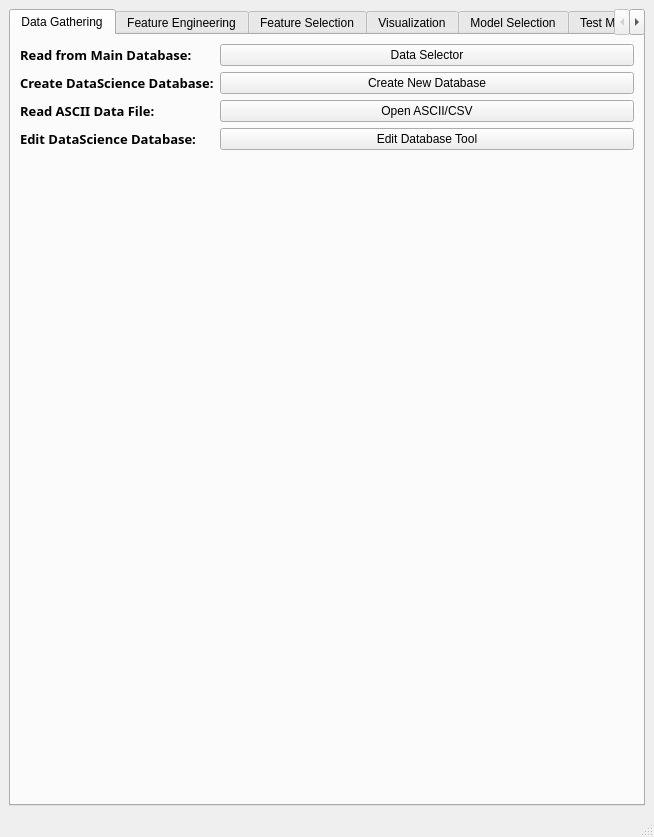
<?xml version="1.0" encoding="UTF-8"?>
<ui version="4.0">
 <class>DataScience_Main</class>
 <widget class="QMainWindow" name="DataScience_Main">
  <property name="geometry">
   <rect>
    <x>0</x>
    <y>0</y>
    <width>654</width>
    <height>837</height>
   </rect>
  </property>
  <property name="windowTitle">
   <string>Data Science Window</string>
  </property>
  <widget class="QWidget" name="centralwidget">
   <layout class="QVBoxLayout" name="verticalLayout_2">
    <item>
     <widget class="QTabWidget" name="tabWidget">
      <property name="font">
       <font>
        <pointsize>9</pointsize>
       </font>
      </property>
      <property name="currentIndex">
       <number>0</number>
      </property>
      <widget class="QWidget" name="DScGatheringTab">
       <attribute name="title">
        <string>Data Gathering</string>
       </attribute>
       <layout class="QFormLayout" name="formLayout">
        <item row="0" column="0">
         <widget class="QLabel" name="label">
          <property name="font">
           <font>
            <family>Arial Black</family>
            <pointsize>10</pointsize>
            <weight>75</weight>
            <bold>true</bold>
           </font>
          </property>
          <property name="text">
           <string>Read from Main Database:</string>
          </property>
         </widget>
        </item>
        <item row="0" column="1">
         <widget class="QPushButton" name="DScReadMainDatabaseButton">
          <property name="text">
           <string>Data Selector</string>
          </property>
         </widget>
        </item>
        <item row="1" column="0">
         <widget class="QLabel" name="label_2">
          <property name="font">
           <font>
            <family>Arial Black</family>
            <pointsize>10</pointsize>
            <weight>75</weight>
            <bold>true</bold>
           </font>
          </property>
          <property name="text">
           <string>Create DataScience Database:</string>
          </property>
         </widget>
        </item>
        <item row="1" column="1">
         <widget class="QPushButton" name="DScCreateNewDatabaseButton">
          <property name="text">
           <string>Create New Database</string>
          </property>
         </widget>
        </item>
        <item row="2" column="0">
         <widget class="QLabel" name="label_3">
          <property name="font">
           <font>
            <family>Arial Black</family>
            <pointsize>10</pointsize>
            <weight>75</weight>
            <bold>true</bold>
           </font>
          </property>
          <property name="text">
           <string>Read ASCII Data File:</string>
          </property>
         </widget>
        </item>
        <item row="2" column="1">
         <widget class="QPushButton" name="DScOpenASCIIButton">
          <property name="text">
           <string>Open ASCII/CSV</string>
          </property>
         </widget>
        </item>
        <item row="3" column="0">
         <widget class="QLabel" name="label_4">
          <property name="font">
           <font>
            <family>Arial Black</family>
            <pointsize>10</pointsize>
            <weight>75</weight>
            <bold>true</bold>
           </font>
          </property>
          <property name="text">
           <string>Edit DataScience Database:</string>
          </property>
         </widget>
        </item>
        <item row="3" column="1">
         <widget class="QPushButton" name="DScDatabaseEditorButton">
          <property name="text">
           <string>Edit Database Tool</string>
          </property>
         </widget>
        </item>
       </layout>
      </widget>
      <widget class="QWidget" name="DScFeatureEngTab">
       <attribute name="title">
        <string>Feature Engineering</string>
       </attribute>
       <layout class="QFormLayout" name="formLayout_2">
        <item row="1" column="0">
         <widget class="QLabel" name="label_5">
          <property name="font">
           <font>
            <family>Arial Black</family>
            <pointsize>10</pointsize>
            <weight>75</weight>
            <bold>true</bold>
           </font>
          </property>
          <property name="text">
           <string>Handle NaN:</string>
          </property>
         </widget>
        </item>
        <item row="1" column="1">
         <widget class="QPushButton" name="DScNaNButton">
          <property name="text">
           <string>NaN / Null Tool</string>
          </property>
         </widget>
        </item>
        <item row="2" column="0">
         <widget class="QLabel" name="label_6">
          <property name="font">
           <font>
            <family>Arial Black</family>
            <pointsize>10</pointsize>
            <weight>75</weight>
            <bold>true</bold>
           </font>
          </property>
          <property name="text">
           <string>Handle Imbalance:</string>
          </property>
         </widget>
        </item>
        <item row="2" column="1">
         <widget class="QPushButton" name="DScImbalanceButton_2">
          <property name="text">
           <string>Imbalance Tool</string>
          </property>
         </widget>
        </item>
        <item row="0" column="1">
         <widget class="QPushButton" name="DScSelectDBButton">
          <property name="text">
           <string>Select Database Tool</string>
          </property>
         </widget>
        </item>
        <item row="0" column="0">
         <widget class="QLabel" name="label_7">
          <property name="font">
           <font>
            <family>Arial Black</family>
            <pointsize>10</pointsize>
            <weight>75</weight>
            <bold>true</bold>
           </font>
          </property>
          <property name="text">
           <string>Select DataSc Database:</string>
          </property>
         </widget>
        </item>
        <item row="3" column="0">
         <widget class="QLabel" name="label_8">
          <property name="font">
           <font>
            <family>Arial Black</family>
            <pointsize>10</pointsize>
            <weight>75</weight>
            <bold>true</bold>
           </font>
          </property>
          <property name="text">
           <string>Remove Noise:</string>
          </property>
         </widget>
        </item>
        <item row="3" column="1">
         <widget class="QPushButton" name="DScNooiseRemvButton">
          <property name="text">
           <string>Noise Removal Tool</string>
          </property>
         </widget>
        </item>
        <item row="4" column="0">
         <widget class="QLabel" name="label_9">
          <property name="font">
           <font>
            <family>Arial Black</family>
            <pointsize>10</pointsize>
            <weight>75</weight>
            <bold>true</bold>
           </font>
          </property>
          <property name="text">
           <string>Data Cleaning:</string>
          </property>
         </widget>
        </item>
        <item row="4" column="1">
         <widget class="QPushButton" name="DScDataCleanButton">
          <property name="text">
           <string>Data Cleaning Tool</string>
          </property>
         </widget>
        </item>
        <item row="5" column="0">
         <widget class="QLabel" name="label_14">
          <property name="font">
           <font>
            <family>Arial Black</family>
            <pointsize>10</pointsize>
            <weight>75</weight>
            <bold>true</bold>
           </font>
          </property>
          <property name="text">
           <string>Normalization:</string>
          </property>
         </widget>
        </item>
        <item row="5" column="1">
         <widget class="QPushButton" name="DScNormalizationToolButton">
          <property name="text">
           <string>Normalization Tool</string>
          </property>
         </widget>
        </item>
       </layout>
      </widget>
      <widget class="QWidget" name="DScFeatureSelectionTab">
       <attribute name="title">
        <string>Feature Selection</string>
       </attribute>
       <layout class="QFormLayout" name="formLayout_3">
        <item row="0" column="0">
         <widget class="QLabel" name="label_10">
          <property name="font">
           <font>
            <family>Arial Black</family>
            <pointsize>10</pointsize>
            <weight>75</weight>
            <bold>true</bold>
           </font>
          </property>
          <property name="text">
           <string>Select DataSc Database:</string>
          </property>
         </widget>
        </item>
        <item row="0" column="1">
         <widget class="QPushButton" name="DScSelectDBButton2">
          <property name="text">
           <string>Select Database Tool</string>
          </property>
         </widget>
        </item>
        <item row="1" column="0">
         <widget class="QLabel" name="label_11">
          <property name="font">
           <font>
            <family>Arial Black</family>
            <pointsize>10</pointsize>
            <weight>75</weight>
            <bold>true</bold>
           </font>
          </property>
          <property name="text">
           <string>Pearson Correlation:</string>
          </property>
         </widget>
        </item>
        <item row="1" column="1">
         <widget class="QPushButton" name="DScPearsonToolButton">
          <property name="text">
           <string>Pearson Correlation Tool</string>
          </property>
         </widget>
        </item>
        <item row="2" column="0">
         <widget class="QLabel" name="label_12">
          <property name="font">
           <font>
            <family>Arial Black</family>
            <pointsize>10</pointsize>
            <weight>75</weight>
            <bold>true</bold>
           </font>
          </property>
          <property name="text">
           <string>Heat Map:</string>
          </property>
         </widget>
        </item>
        <item row="2" column="1">
         <widget class="QPushButton" name="pushButton">
          <property name="text">
           <string>Heat Map Tool</string>
          </property>
         </widget>
        </item>
        <item row="3" column="0">
         <widget class="QLabel" name="label_13">
          <property name="font">
           <font>
            <family>Arial Black</family>
            <pointsize>10</pointsize>
            <weight>75</weight>
            <bold>true</bold>
           </font>
          </property>
          <property name="text">
           <string>Extra Tree Classifier:</string>
          </property>
         </widget>
        </item>
        <item row="3" column="1">
         <widget class="QPushButton" name="pushButton_2">
          <property name="text">
           <string>PushButton</string>
          </property>
         </widget>
        </item>
       </layout>
      </widget>
      <widget class="QWidget" name="DScVisualisationTab">
       <attribute name="title">
        <string>Visualization</string>
       </attribute>
       <layout class="QFormLayout" name="formLayout_4">
        <item row="0" column="0">
         <widget class="QLabel" name="label_15">
          <property name="font">
           <font>
            <family>Arial Black</family>
            <pointsize>10</pointsize>
            <weight>75</weight>
            <bold>true</bold>
           </font>
          </property>
          <property name="text">
           <string>Select DataSc Database:</string>
          </property>
         </widget>
        </item>
        <item row="0" column="1">
         <widget class="QPushButton" name="DScSelectDBButton3">
          <property name="text">
           <string>Select Database Tool</string>
          </property>
         </widget>
        </item>
        <item row="1" column="0">
         <widget class="QLabel" name="label_16">
          <property name="font">
           <font>
            <family>Arial Black</family>
            <pointsize>10</pointsize>
            <weight>75</weight>
            <bold>true</bold>
           </font>
          </property>
          <property name="text">
           <string>Select ASCII File:</string>
          </property>
         </widget>
        </item>
        <item row="1" column="1">
         <widget class="QPushButton" name="DSsOpenASCIIButton2">
          <property name="text">
           <string>Select ASCII/CSV File</string>
          </property>
         </widget>
        </item>
        <item row="2" column="0" colspan="2">
         <widget class="QScrollArea" name="scrollArea">
          <property name="widgetResizable">
           <bool>true</bool>
          </property>
          <widget class="QWidget" name="scrollAreaWidgetContents">
           <property name="geometry">
            <rect>
             <x>0</x>
             <y>0</y>
             <width>610</width>
             <height>642</height>
            </rect>
           </property>
           <widget class="QLabel" name="label_17">
            <property name="geometry">
             <rect>
              <x>30</x>
              <y>525</y>
              <width>91</width>
              <height>21</height>
             </rect>
            </property>
            <property name="font">
             <font>
              <family>Arial Black</family>
              <pointsize>10</pointsize>
              <weight>75</weight>
              <bold>true</bold>
             </font>
            </property>
            <property name="text">
             <string>Plotting:</string>
            </property>
           </widget>
           <widget class="QPushButton" name="DScHBarChartButton">
            <property name="geometry">
             <rect>
              <x>30</x>
              <y>560</y>
              <width>93</width>
              <height>28</height>
             </rect>
            </property>
            <property name="text">
             <string>HBar Chart</string>
            </property>
           </widget>
           <widget class="QPushButton" name="DScPieChartButton">
            <property name="geometry">
             <rect>
              <x>250</x>
              <y>560</y>
              <width>93</width>
              <height>28</height>
             </rect>
            </property>
            <property name="text">
             <string>Pie Chart</string>
            </property>
           </widget>
           <widget class="QLabel" name="label_18">
            <property name="geometry">
             <rect>
              <x>10</x>
              <y>11</y>
              <width>201</width>
              <height>17</height>
             </rect>
            </property>
            <property name="font">
             <font>
              <family>Arial Black</family>
              <pointsize>10</pointsize>
              <weight>75</weight>
              <bold>true</bold>
             </font>
            </property>
            <property name="text">
             <string>Dataframe loaded:</string>
            </property>
           </widget>
           <widget class="QLabel" name="DSc_ShowFileSelected_Label">
            <property name="geometry">
             <rect>
              <x>230</x>
              <y>11</y>
              <width>311</width>
              <height>20</height>
             </rect>
            </property>
            <property name="text">
             <string/>
            </property>
           </widget>
           <widget class="QListWidget" name="DSc_Feature_list">
            <property name="geometry">
             <rect>
              <x>10</x>
              <y>68</y>
              <width>271</width>
              <height>211</height>
             </rect>
            </property>
           </widget>
           <widget class="QLabel" name="label_19">
            <property name="geometry">
             <rect>
              <x>10</x>
              <y>44</y>
              <width>181</width>
              <height>16</height>
             </rect>
            </property>
            <property name="font">
             <font>
              <family>Arial Black</family>
              <weight>75</weight>
              <bold>true</bold>
             </font>
            </property>
            <property name="text">
             <string>Features (Columns):</string>
            </property>
           </widget>
           <widget class="QLabel" name="DSc_FilterReady_Label">
            <property name="geometry">
             <rect>
              <x>130</x>
              <y>528</y>
              <width>111</width>
              <height>17</height>
             </rect>
            </property>
            <property name="text">
             <string/>
            </property>
           </widget>
           <widget class="QLabel" name="label_22">
            <property name="geometry">
             <rect>
              <x>11</x>
              <y>291</y>
              <width>181</width>
              <height>16</height>
             </rect>
            </property>
            <property name="font">
             <font>
              <family>Arial</family>
              <weight>50</weight>
              <bold>false</bold>
             </font>
            </property>
            <property name="text">
             <string>Diff. categories in column:</string>
            </property>
           </widget>
           <widget class="QListWidget" name="DSc_Feature_Subset_list">
            <property name="geometry">
             <rect>
              <x>10</x>
              <y>310</y>
              <width>191</width>
              <height>181</height>
             </rect>
            </property>
            <property name="selectionMode">
             <enum>QAbstractItemView::MultiSelection</enum>
            </property>
           </widget>
           <widget class="QLabel" name="label_23">
            <property name="geometry">
             <rect>
              <x>317</x>
              <y>44</y>
              <width>181</width>
              <height>16</height>
             </rect>
            </property>
            <property name="font">
             <font>
              <family>Arial Black</family>
              <weight>75</weight>
              <bold>true</bold>
             </font>
            </property>
            <property name="text">
             <string>Feature to Count:</string>
            </property>
           </widget>
           <widget class="QListWidget" name="DSc_Feature_ToCount_list">
            <property name="geometry">
             <rect>
              <x>317</x>
              <y>68</y>
              <width>271</width>
              <height>211</height>
             </rect>
            </property>
           </widget>
           <widget class="QPushButton" name="DScVBarChartButton">
            <property name="geometry">
             <rect>
              <x>140</x>
              <y>560</y>
              <width>93</width>
              <height>28</height>
             </rect>
            </property>
            <property name="text">
             <string>VBar Chart</string>
            </property>
           </widget>
           <widget class="QListWidget" name="DSc_Feat_toCount_subset_list">
            <property name="geometry">
             <rect>
              <x>317</x>
              <y>310</y>
              <width>191</width>
              <height>181</height>
             </rect>
            </property>
            <property name="selectionMode">
             <enum>QAbstractItemView::MultiSelection</enum>
            </property>
           </widget>
           <widget class="QLabel" name="label_24">
            <property name="geometry">
             <rect>
              <x>319</x>
              <y>291</y>
              <width>181</width>
              <height>16</height>
             </rect>
            </property>
            <property name="font">
             <font>
              <family>Arial</family>
              <weight>50</weight>
              <bold>false</bold>
             </font>
            </property>
            <property name="text">
             <string>Diff. categories to Count:</string>
            </property>
           </widget>
           <widget class="QListWidget" name="DSc_Feat_SubFreq_Left_list">
            <property name="geometry">
             <rect>
              <x>210</x>
              <y>310</y>
              <width>71</width>
              <height>181</height>
             </rect>
            </property>
            <property name="selectionMode">
             <enum>QAbstractItemView::NoSelection</enum>
            </property>
           </widget>
           <widget class="QLabel" name="label_25">
            <property name="geometry">
             <rect>
              <x>230</x>
              <y>290</y>
              <width>51</width>
              <height>16</height>
             </rect>
            </property>
            <property name="font">
             <font>
              <family>Arial</family>
              <weight>50</weight>
              <bold>false</bold>
             </font>
            </property>
            <property name="text">
             <string>Freq:</string>
            </property>
           </widget>
           <widget class="QListWidget" name="DSc_Feat_SubFreq_Right_list">
            <property name="geometry">
             <rect>
              <x>519</x>
              <y>310</y>
              <width>71</width>
              <height>181</height>
             </rect>
            </property>
            <property name="selectionMode">
             <enum>QAbstractItemView::NoSelection</enum>
            </property>
           </widget>
           <widget class="QLabel" name="label_26">
            <property name="geometry">
             <rect>
              <x>529</x>
              <y>290</y>
              <width>51</width>
              <height>16</height>
             </rect>
            </property>
            <property name="font">
             <font>
              <family>Arial</family>
              <weight>50</weight>
              <bold>false</bold>
             </font>
            </property>
            <property name="text">
             <string>Freq:</string>
            </property>
           </widget>
           <widget class="QLabel" name="label_20">
            <property name="geometry">
             <rect>
              <x>32</x>
              <y>608</y>
              <width>201</width>
              <height>17</height>
             </rect>
            </property>
            <property name="text">
             <string>Rows in the Dataframe are:</string>
            </property>
           </widget>
           <widget class="QLineEdit" name="DSc_NameOfRows_lineEdit">
            <property name="geometry">
             <rect>
              <x>240</x>
              <y>607</y>
              <width>141</width>
              <height>23</height>
             </rect>
            </property>
            <property name="text">
             <string>Wells</string>
            </property>
           </widget>
           <widget class="QCheckBox" name="DSc_LabelsOnTop_checkBox">
            <property name="geometry">
             <rect>
              <x>403</x>
              <y>612</y>
              <width>181</width>
              <height>21</height>
             </rect>
            </property>
            <property name="text">
             <string>Labels on top of bars</string>
            </property>
           </widget>
           <widget class="QCheckBox" name="DSc_ValuesOnTop_checkBox">
            <property name="geometry">
             <rect>
              <x>403</x>
              <y>588</y>
              <width>181</width>
              <height>21</height>
             </rect>
            </property>
            <property name="text">
             <string>Values on top of bars</string>
            </property>
           </widget>
           <widget class="QPushButton" name="DSc_SpecialSlice_pushButton">
            <property name="geometry">
             <rect>
              <x>403</x>
              <y>529</y>
              <width>141</width>
              <height>28</height>
             </rect>
            </property>
            <property name="text">
             <string>Highlight Slice</string>
            </property>
           </widget>
           <widget class="QPushButton" name="DSc_FilterDataFrame_Button">
            <property name="geometry">
             <rect>
              <x>238</x>
              <y>498</y>
              <width>131</width>
              <height>21</height>
             </rect>
            </property>
            <property name="text">
             <string>Filter Dataframe</string>
            </property>
           </widget>
           <widget class="QLabel" name="label_21">
            <property name="geometry">
             <rect>
              <x>404</x>
              <y>564</y>
              <width>59</width>
              <height>17</height>
             </rect>
            </property>
            <property name="text">
             <string>Slice:</string>
            </property>
           </widget>
           <widget class="QLabel" name="DSc_SelectSlice_Label">
            <property name="geometry">
             <rect>
              <x>448</x>
              <y>564</y>
              <width>141</width>
              <height>21</height>
             </rect>
            </property>
            <property name="text">
             <string/>
            </property>
           </widget>
           <widget class="QPushButton" name="DSc_ClearSpecialSlice_pushButton">
            <property name="geometry">
             <rect>
              <x>549</x>
              <y>529</y>
              <width>41</width>
              <height>28</height>
             </rect>
            </property>
            <property name="text">
             <string>Clear</string>
            </property>
           </widget>
          </widget>
         </widget>
        </item>
       </layout>
      </widget>
      <widget class="QWidget" name="DScModelSelectTab">
       <attribute name="title">
        <string>Model Selection</string>
       </attribute>
      </widget>
      <widget class="QWidget" name="DScTestModelTab">
       <attribute name="title">
        <string>Test Model</string>
       </attribute>
      </widget>
     </widget>
    </item>
   </layout>
  </widget>
  <widget class="QMenuBar" name="menubar">
   <property name="geometry">
    <rect>
     <x>0</x>
     <y>0</y>
     <width>654</width>
     <height>27</height>
    </rect>
   </property>
  </widget>
  <widget class="QStatusBar" name="statusbar"/>
 </widget>
 <resources/>
 <connections/>
</ui>
